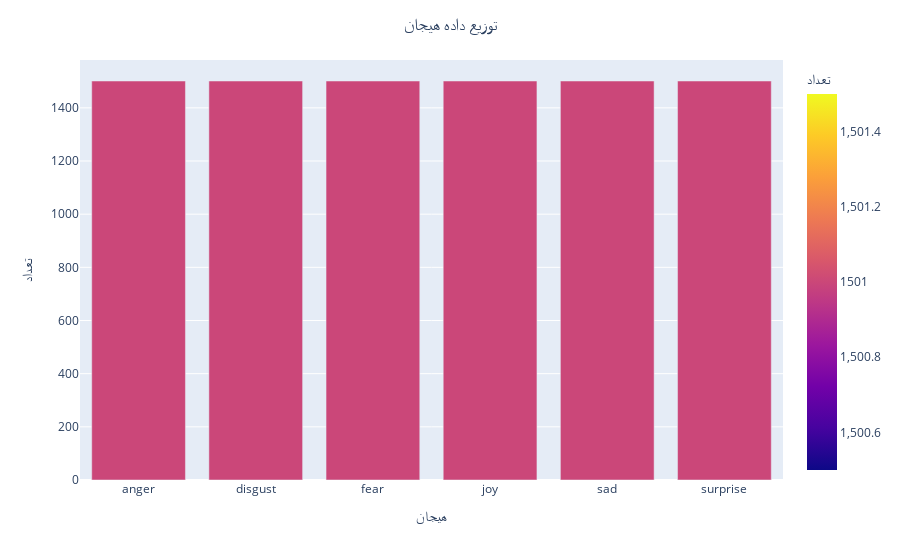

Notebook source saved alongside this figure:
### Code cell
fig = px.bar(df_balanced['emotion'].value_counts().rename_axis('هیجان').reset_index(name='تعداد'), x="هیجان", y="تعداد", color="تعداد")
fig.update_layout(title_text="توزیع داده هیجان", title_x=0.5)
pyo.iplot(fig, filename = 'توزیع داده هیجان')

### Figure 1 — Plotly figure (JSON) as saved in the notebook; plotly's stock layout.template omitted (floating-point values rounded to 4 significant figures)
{"data": [{"alignmentgroup": "True", "hovertemplate": "هیجان=%{x}<br>تعداد=%{marker.color}<extra></extra>", "legendgroup": "", "marker": {"color": [1501, 1501, 1501, 1501, 1501, 1501], "coloraxis": "coloraxis", "pattern": {"shape": ""}}, "name": "", "offsetgroup": "", "orientation": "v", "showlegend": false, "textposition": "auto", "type": "bar", "x": ["anger", "disgust", "fear", "joy", "sad", "surprise"], "xaxis": "x", "y": [1501, 1501, 1501, 1501, 1501, 1501], "yaxis": "y"}], "layout": {"barmode": "relative", "coloraxis": {"colorbar": {"title": {"text": "تعداد"}}, "colorscale": [[0, "#0d0887"], [0.1111, "#46039f"], [0.2222, "#7201a8"], [0.3333, "#9c179e"], [0.4444, "#bd3786"], [0.5556, "#d8576b"], [0.6667, "#ed7953"], [0.7778, "#fb9f3a"], [0.8889, "#fdca26"], [1, "#f0f921"]]}, "legend": {"tracegroupgap": 0}, "margin": {"t": 60}, "title": {"text": "توزیع داده هیجان", "x": 0.5}, "xaxis": {"anchor": "y", "domain": [0, 1], "title": {"text": "هیجان"}}, "yaxis": {"anchor": "x", "domain": [0, 1], "title": {"text": "تعداد"}}}}
